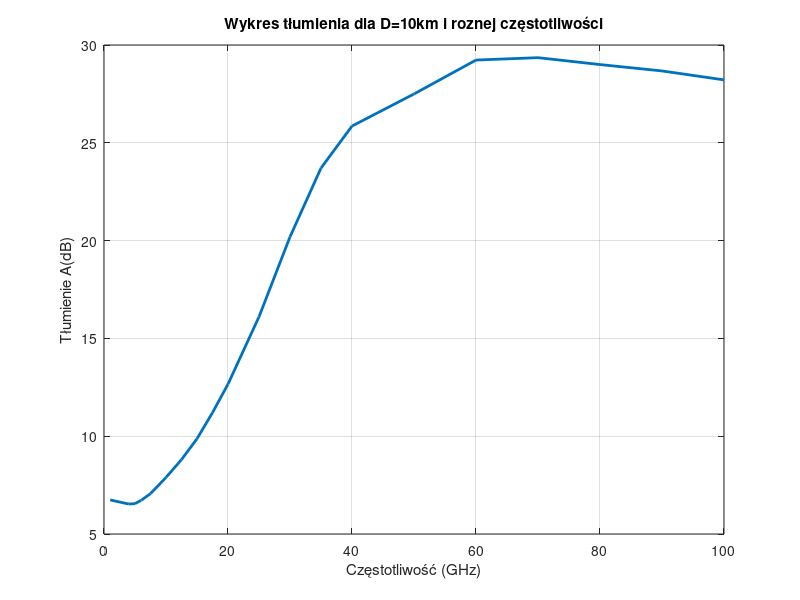

MATLAB code to generate this figure:
% Dane wejściowe
Rp_z = 35; % Przykładowe natężenie opadów deszczu (mm/h)
D = 10; % Przykładowa odległość pomiędzy antenami w km
theta = 35; % kąt pod który antena jest uniesiona względem horyzontu.
Ho = 1; % punkt początkowy trasy nad poziomem morza (antena)
Do = 22.5;

% Definicja częstotliwości w GHz
freq = [1,4,5,6,7.5,10,12.5,15,17.5,20,25,30,35,40,50,60,70,80,90,100]; 

% Wartości alfa i beta dla odpowiadających częstotliwości
alfa = [0.00015,0.00080,0.00138,0.00250,0.00482,0.0125,0.0228,0.0357,0.0524,0.0699,0.113,0.170,0.242,0.325,0.485,0.650,0.780,0.875,0.935,0.965];
beta = [0.95,1.17,1.24,1.28,1.25,1.18,1.142,1.12,1.105,1.10,1.09,1.075,1.04,0.99,0.90,0.84,0.79,0.753,0.730,0.715];

% Definicja opadów deszczu w mm/h dla odpowiednich częstotliwości
P = [1,0.1,0.01,0.001];

% Wygenerowanie krzywej tłumienia dla jednej drogi i zmiennej częstotliwości
A_RPD = zeros(size(freq)); % Inicjalizacja tablicy na wartości tłumienia

% Znalezienie najbliższej wartości opadów deszczu
[~, index2] = min(abs(Rp_z - 3)); % Zakładając Rp = 3

for i = 1:length(freq)
    if ~isempty(index2)
        d = 3.8 - 0.6 * log(Rp_z);
        c = 0.026 - 0.03 * log(Rp_z);
        b = 2.3 * power(Rp_z, -0.17);
        u = (log(b * exp(c * d))) / d;

        if all(d < D & D < Do)
            A_RPD(i) = alfa(i) * power(Rp_z, beta(i)) * ((exp(u * beta(i) * d) - 1) / (u * beta(i))) - ((power(b, beta(i)) * exp(c * beta(i) * d)) / (c * beta(i))) + ((power(b, beta(i)) * exp(c * beta(i) * D)) / (c * beta(i)));
        elseif d > D
            A_RPD(i) = alfa(i) * power(Rp_z, beta(i)) * ((exp(u * beta(i) * d) - 1) / (u * beta(i)));
        elseif all(D == 0 & theta == 90)
            A_RPD(i) = (Hp(index3) - Ho) * alfa(i) * power(Rp_z, beta(i));
        end
    end
end

% Wygenerowanie wykresu
plot(freq, A_RPD, 'LineWidth', 2);
xlabel('Częstotliwość (GHz)');
ylabel('Tłumienie A(dB)');
title('Wykres tłumienia dla D=10km i roznej częstotliwości');
grid on;
